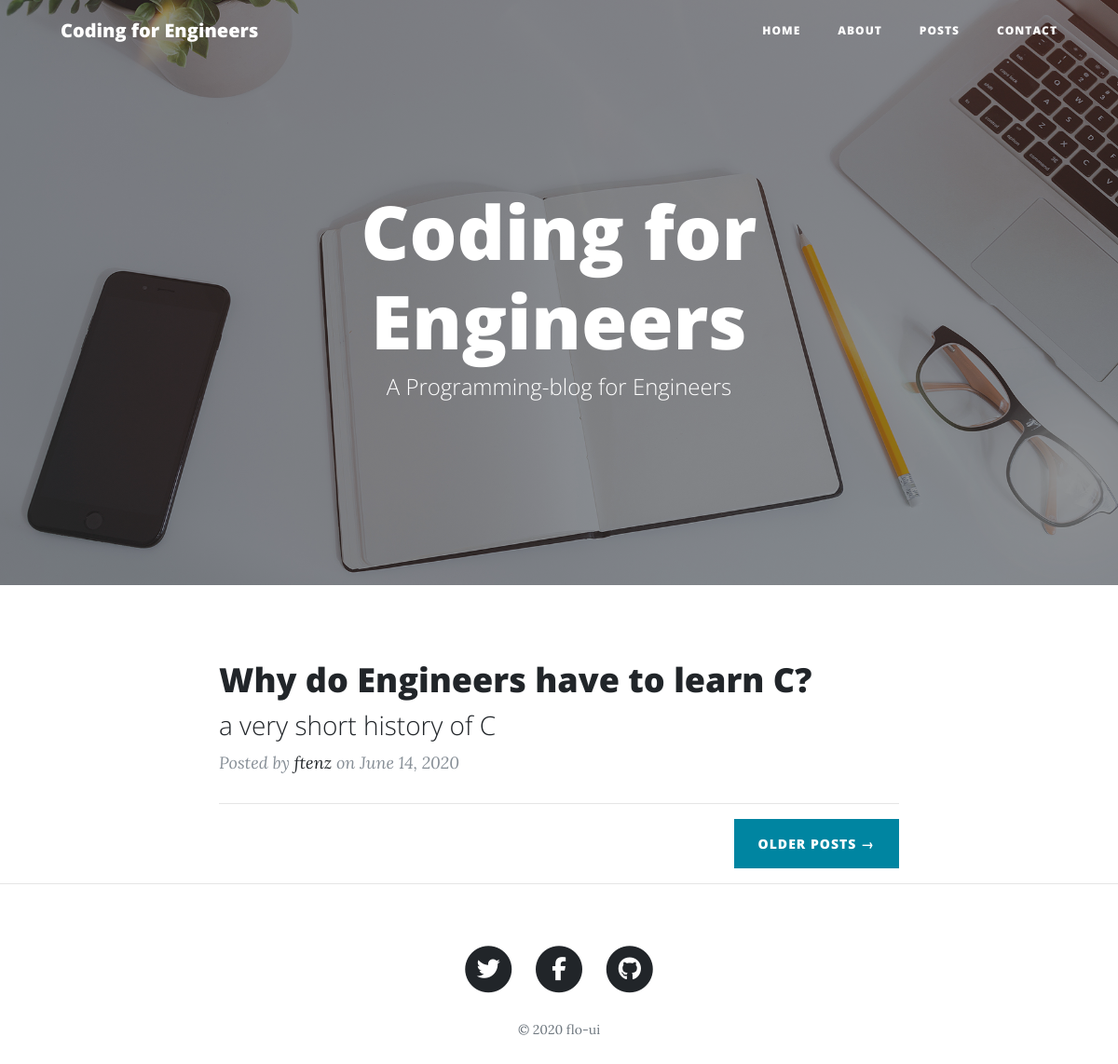
The page / on the database its author committed.
### blog/models.py (models this page shows, shortened)
class BlogPost(models.Model):
    author = models.ForeignKey(User, default=1,null=True, on_delete=models.SET_NULL)
    title = models.CharField(max_length=100)
    subtitle = models.CharField(max_length=150, blank=True, null=True)
    slug = models.SlugField(unique=True)
    content = models.TextField()
    labels = models.ManyToManyField(BlogPostLabel, blank=True)
    date_created = models.DateTimeField(auto_now_add=True)
    date_updated = models.DateTimeField(auto_now=True)
    views = models.PositiveIntegerField(default=0)

### blog/views.py (the view)
# urls.py: path('', views.index, name='index'),
def index(request):
    index_posts = BlogPost.objects.all()[:5]
    context = {'index_posts': index_posts}
    return render(request, 'blog/index.html', context)

### templates/blog/index.html
{% extends 'base.html'%}
{% load static %}
{% block content %}
  <header class="masthead" style="background-image: url({% static 'img/home-bg.jpg' %})">
    <div class="overlay"></div>
    <div class="container">
      <div class="row">
        <div class="col-lg-8 col-md-10 mx-auto">
          <div class="site-heading">
            <h1>Coding for Engineers</h1>
            <span class="subheading">A Programming-blog for Engineers</span>
          </div>
        </div>
      </div>
    </div>
  </header>
  <div class="container">
    <div class="row">
      <div class="col-lg-8 col-md-10 mx-auto">
        {% for post in index_posts %}
        <div class="post-preview">
          <a href="{% url 'blog:post-detail' post.slug %}">
            <h2 class="post-title">
              {{post.title}}
            </h2>
            <h3 class="post-subtitle">
              {{post.subtitle}}
            </h3>
          </a>
          <p class="post-meta">Posted by
            <a href="#">{{post.author}}</a>
            on {{post.date_updated|date}}</p>
        </div>
        <hr>
        {% endfor %}
        <div class="clearfix">
          <a class="btn btn-primary float-right" href="#">Older Posts &rarr;</a>
        </div>
      </div>
    </div>
  </div>
  {% endblock content %}

### templates/base.html (shortened to what this page needs)
{% load static %}
<!DOCTYPE html>
<html lang="en">
<head>
  <link href="{% static 'css/vendor/bootstrap.min.css' %}" rel="stylesheet">
  <link href="{% static 'css/clean-blog.css' %}" rel="stylesheet">
</head>
<body>
    <nav class="navbar navbar-expand-lg navbar-light fixed-top" id="mainNav">
      <div class="container">
        <a class="navbar-brand" href="{% url 'blog:index' %}">Coding for Engineers</a>
        <div class="collapse navbar-collapse" id="navbarResponsive">
          <ul class="navbar-nav ml-auto">
            <li class="nav-item">
              <a class="nav-link" href="{% url 'blog:index'%}">Home</a>
            </li>
            <li class="nav-item">
              <a class="nav-link" href="{% url 'blog:about' %}">About</a>
            </li>
            <li class="nav-item">
              <a class="nav-link" href="{% url 'blog:post-list' %}">Posts</a>
            </li>
            <li class="nav-item">
              <a class="nav-link" href="{% url 'blog:contact' %}">Contact</a>
            </li>
          </ul>
        </div>
      </div>
    </nav>
    {% block content %}
    {% endblock content %}
    <hr>
    <footer>
        <div class="container">
        <div class="row">
            <div class="col-lg-8 col-md-10 mx-auto">
            <ul class="list-inline text-center">
                <li class="list-inline-item">
                <a href="#">
                    <span class="fa-stack fa-lg">
                    <i class="fas fa-circle fa-stack-2x"></i>
                    <i class="fab fa-twitter fa-stack-1x fa-inverse"></i>
                    </span>
                </a>
                </li>
                <li class="list-inline-item">
                <a href="#">
                    <span class="fa-stack fa-lg">
                    <i class="fas fa-circle fa-stack-2x"></i>
                    <i class="fab fa-facebook-f fa-stack-1x fa-inverse"></i>
                    </span>
                </a>
                </li>
                <li class="list-inline-item">
                <a href="https://github.com/flo-ui">
                    <span class="fa-stack fa-lg">
                    <i class="fas fa-circle fa-stack-2x"></i>
                    <i class="fab fa-github fa-stack-1x fa-inverse"></i>
                    </span>
                </a>
                </li>
            </ul>
            <p class="copyright text-muted"> &copy;
              flo-ui</p>
            </div>
        </div>
        </div>
    </footer>
</body>
</html>

### static/css/clean-blog.css (style rules this page uses)
body { font-size: 20px; color: #212529; font-family: 'Lora', 'Times New Roman', serif; }
p { line-height: 1.5; margin: 30px 0; }
p a { text-decoration: underline; }
h1, h2, h3, h4, h5, h6 { font-weight: 800; font-family: 'Open Sans', 'Helvetica Neue', Helvetica, Arial, sans-serif; }
a { color: #212529; -webkit-transition: all 0.2s; transition: all 0.2s; }
#mainNav { position: absolute; border-bottom: 1px solid #e9ecef; background-color: white; font-family: 'Open Sans', 'Helvetica Neue', Helvetica, Arial, sans-serif; }
#mainNav .navbar-brand { font-weight: 800; color: #343a40; }
#mainNav .navbar-nav > li.nav-item > a { font-size: 12px; font-weight: 800; letter-spacing: 1px; text-transform: uppercase; }
@media only screen and (min-width: 992px) { #mainNav { border-bottom: 1px solid transparent; background: transparent; } }
@media only screen and (min-width: 992px) { #mainNav .navbar-brand { padding: 10px 20px; color: #fff; } }
@media only screen and (min-width: 992px) { #mainNav .navbar-nav > li.nav-item > a { padding: 10px 20px; color: #fff; } }
@media only screen and (min-width: 992px) { #mainNav { -webkit-transition: background-color 0.2s; transition: background-color 0.2s; -webkit-transform: translate3d(0, 0, 0); transform: translate3d(0, 0, 0); -webkit-backface-visibility: hidden; } }
header.masthead { margin-bottom: 50px; background: no-repeat center center; background-color: #868e96; background-attachment: scroll; position: relative; background-size: cover; }
header.masthead .overlay { position: absolute; top: 0; left: 0; height: 100%; width: 100%; background-color: #212529; opacity: 0.5; }
header.masthead .page-heading, header.masthead .site-heading { padding: 200px 0 150px; color: white; }
@media only screen and (min-width: 768px) { header.masthead .page-heading, header.masthead .site-heading { padding: 200px 0; } }
header.masthead .page-heading, header.masthead .site-heading { text-align: center; }
header.masthead .page-heading h1, header.masthead .site-heading h1 { font-size: 50px; margin-top: 0; }
header.masthead .page-heading .subheading, header.masthead .site-heading .subheading { font-size: 24px; font-weight: 300; line-height: 1.1; display: block; margin: 10px 0 0; font-family: 'Open Sans', 'Helvetica Neue', Helvetica, Arial, sans-serif; }
@media only screen and (min-width: 768px) { header.masthead .page-heading h1, header.masthead .site-heading h1 { font-size: 80px; } }
.post-preview > a { color: #212529; }
.post-preview > a > .post-title { font-size: 30px; margin-top: 30px; margin-bottom: 10px; }
.post-preview > a > .post-subtitle { font-weight: 300; margin: 0 0 10px; }
.post-preview > .post-meta { font-size: 18px; font-style: italic; margin-top: 0; color: #868e96; }
.post-preview > .post-meta > a { text-decoration: none; color: #212529; }
@media only screen and (min-width: 768px) { .post-preview > a > .post-title { font-size: 36px; } }
footer { padding: 50px 0 65px; }
footer .list-inline { margin: 0; padding: 0; }
footer .copyright { font-size: 14px; margin-bottom: 0; text-align: center; }
.btn { font-size: 14px; font-weight: 800; padding: 15px 25px; letter-spacing: 1px; text-transform: uppercase; border-radius: 0; font-family: 'Open Sans', 'Helvetica Neue', Helvetica, Arial, sans-serif; }
.btn-primary { background-color: #0085A1; border-color: #0085A1; }

### rows shown on the page
BlogPost: title "Why do Engineers have to learn C?", subtitle "a very short history of C", author "ftenz", date_updated "June 14, 2020"
